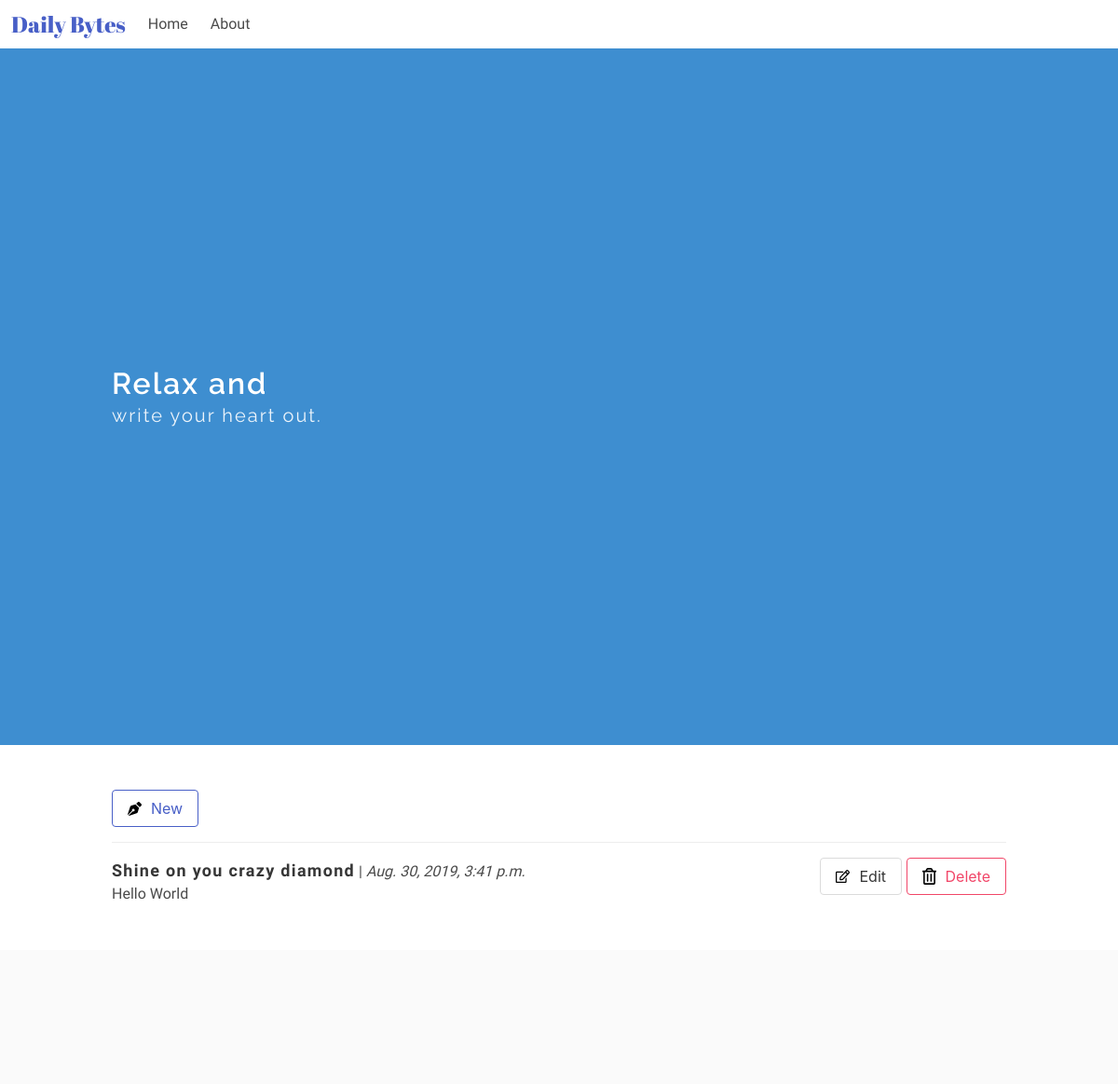
Before: / with the older database file.
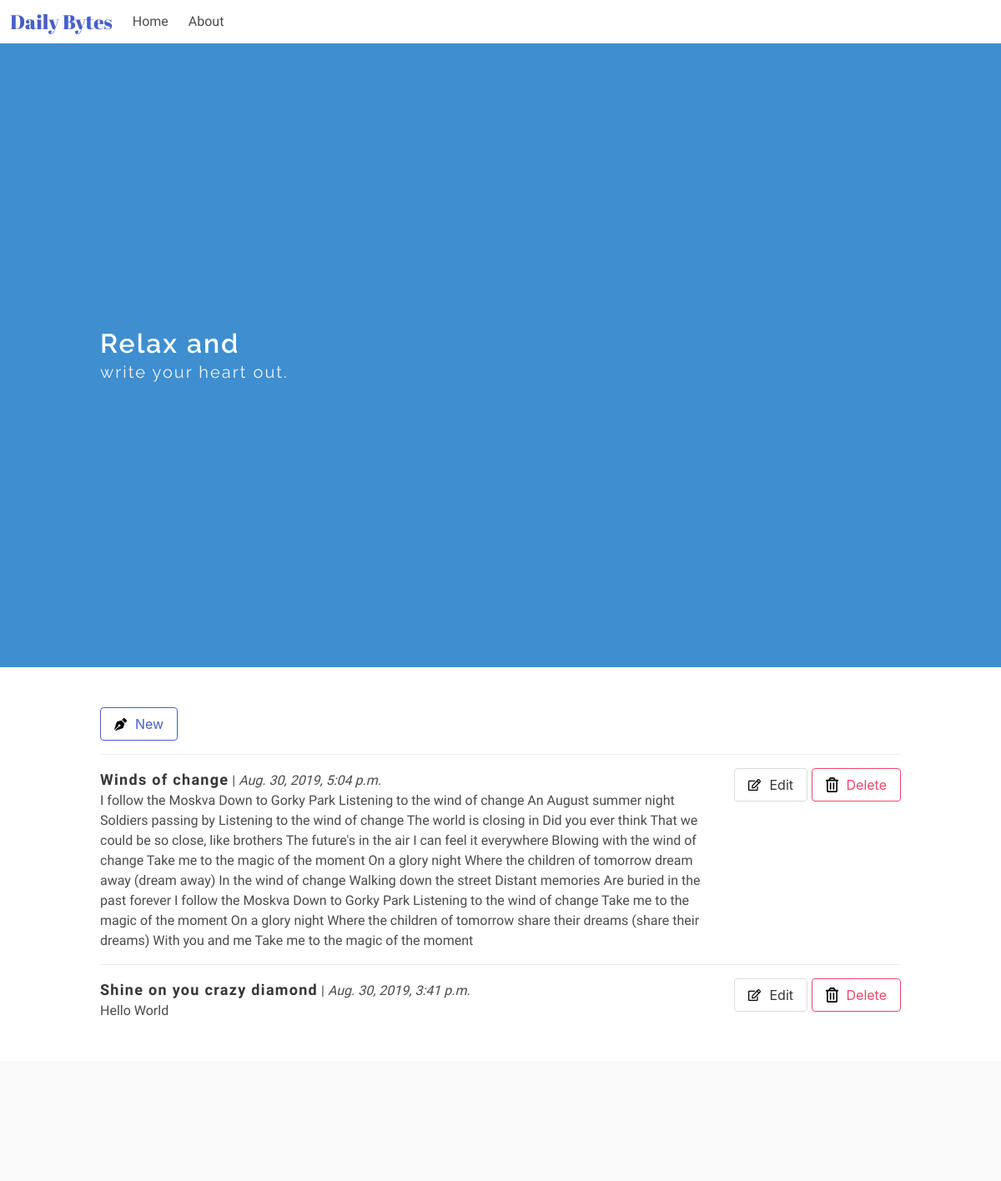
After: the same page with the newer database file.
### diary_app/models.py (models this page shows, shortened)
class Entry(models.Model):
    title = models.CharField(max_length=50, default='')
    text = models.TextField()
    date_posted = models.DateTimeField(auto_now_add = True)
    class Meta:
        verbose_name_plural = 'entries'

### diary_app/views.py (the view)
# urls.py: path('', views.index, name = 'home'),
def index(request):
    entries = Entry.objects.order_by('-date_posted') # to set a definite order
    context = {'entries': entries}
    return render(request, 'diary_app/index.html', context)

### diary_app/templates/diary_app/index.html (shortened to what this page needs)
<!DOCTYPE html>
<html lang="en">
<head>
</head>
<body>
    {% extends "./base.html" %}
    {% block content %}
    {% load static %}
    <section class="hero is-info is-fullheight-with-navbar">
            <div class="hero-body">
                <div class="container">
                    <h1 class="title">
                        Relax and
                    </h1>
            <h2 class="subtitle">
                write your heart out.
            </h2>
                </div>
            </div>
        </section>
    <section class="section">
        <div class="container">
            <article class="media">
                <div class="media-content">
                    <div class="content">
                        <a class="button is-link is-outlined" href="{% url 'add' %}"><img src="{% static '/images/pen.svg' %}" alt="Add new byte" width=15px height=15px style="margin-right: 10px;">New</a>
                    </div>
                </div>
            </article>
            {% for entry in entries %}
            <article class="media">
                <div class="media-content">
                    <div class="content">
                        <p>
                            <strong class="entry-title">{{ entry.title }}</strong> | <i>{{ entry.date_posted }}</i>
                            <br> {{ entry.text }}
                        </p>
                    </div>
                </div>
                <div class="media-right">
                        <a class="button" href="/edit/{{entry.id}}"><img src="{% static '/images/edit.svg' %}" alt="Edit" width=15px height=15px style="margin-right: 10px;">Edit</a>
                        <a class="button is-danger is-outlined" href="/delete/{{entry.id}}"><img src="{% static '/images/delete.svg' %}" alt="Delete" width=15px height=15px style="margin-right: 10px; color: red;">Delete</a>
                </div>
            </article>
            {% endfor %}
        </div>
    </section>
    {% endblock %}

### diary_app/templates/diary_app/base.html (shortened to what this page needs)
<!DOCTYPE html>
<html lang="en">
<head>
    {% load static %}
    <link rel="stylesheet" href="https://cdnjs.cloudflare.com/ajax/libs/bulma/0.6.2/css/bulma.min.css" />
    <link rel="stylesheet" href="{% static '/css/main.css' %}">
</head>
<body>
    {% include "./header.html" %}
    {% block content %} {% endblock %}
    {% include "./footer.html" %}
</body>
</html>

### diary_app/templates/diary_app/header.html (shortened to what this page needs)
<nav class="navbar" role="navigation" aria-label="main navigation">
        <div class="navbar-brand">
          <a class="navbar-item" href="{% url 'home' %}">
            <h1 class="logo">Daily Bytes</h1>
          </a>
        </div>
        <div id="navbarBasicExample" class="navbar-menu">
          <div class="navbar-start">
            <a class="navbar-item" href="{% url 'home' %}">
                Home
            </a>
            <a class="navbar-item" href="about/">
                About
            </a>
          </div>
        </div>
      </nav>

### diary_app/templates/diary_app/footer.html
<footer class="footer">
</footer>

### diary_app/static/css/main.css (style rules this page uses)
.logo { font-family: 'Abril Fatface', cursive; font-size: 1.5em; }
.navbar-item { font-family: 'Libre Franklin', sans-serif; }
.title, .subtitle { font-family: 'Raleway', sans-serif; letter-spacing: 2px; }
p { font-family: 'Muli', sans-serif; }
.entry-title { font-family: 'Libre Franklin', sans-serif; font-size: 18px; letter-spacing: 1.3px; }

Changed rows visible on the page:
added Entry: title "Winds of change", date_posted "Aug. 30, 2019, 5:04 p.m.", text "I follow the Moskva Down to Gorky Park Listening to the wind of change An August summer night Soldiers passing by Listening to the wind of change The world is closing in Did you ever think That we could be so close, like brothers The future's in the air I can feel it everywhere Blowing with the wind of change Take me to the magic of the moment On a glory night Where the children of tomorrow dream away (dream away) In the wind of change Walking down the street Distant memories Are buried in the past forever I follow the Moskva Down to Gorky Park Listening to the wind of change Take me to the magic of the moment On a glory night Where the children of tomorrow share their dreams (share their…"
